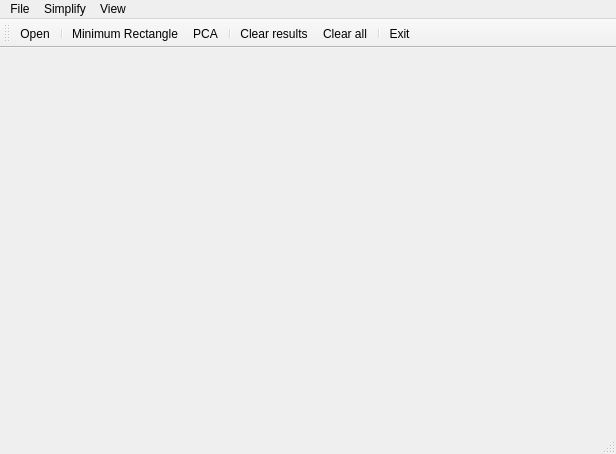
<?xml version="1.0" encoding="UTF-8"?>
<ui version="4.0">
 <class>MainWindow</class>
 <widget class="QMainWindow" name="MainWindow">
  <property name="geometry">
   <rect>
    <x>0</x>
    <y>0</y>
    <width>616</width>
    <height>454</height>
   </rect>
  </property>
  <property name="windowTitle">
   <string>MainWindow</string>
  </property>
  <widget class="QWidget" name="centralwidget">
   <layout class="QHBoxLayout" name="horizontalLayout">
    <item>
     <widget class="Draw" name="Canvas" native="true"/>
    </item>
   </layout>
  </widget>
  <widget class="QMenuBar" name="menubar">
   <property name="geometry">
    <rect>
     <x>0</x>
     <y>0</y>
     <width>616</width>
     <height>22</height>
    </rect>
   </property>
   <widget class="QMenu" name="menuFile">
    <property name="title">
     <string>File</string>
    </property>
    <addaction name="actionOpen"/>
    <addaction name="separator"/>
    <addaction name="actionExit"/>
   </widget>
   <widget class="QMenu" name="menuSimplify">
    <property name="title">
     <string>Simplify</string>
    </property>
    <addaction name="actionMinimum_Area_Enclosing_Rectangle"/>
    <addaction name="actionPCA"/>
   </widget>
   <widget class="QMenu" name="menuView">
    <property name="title">
     <string>View</string>
    </property>
    <addaction name="actionClear_results"/>
    <addaction name="actionClear_all"/>
   </widget>
   <addaction name="menuFile"/>
   <addaction name="menuSimplify"/>
   <addaction name="menuView"/>
  </widget>
  <widget class="QStatusBar" name="statusbar"/>
  <widget class="QToolBar" name="toolBar">
   <property name="windowTitle">
    <string>toolBar</string>
   </property>
   <attribute name="toolBarArea">
    <enum>TopToolBarArea</enum>
   </attribute>
   <attribute name="toolBarBreak">
    <bool>false</bool>
   </attribute>
   <addaction name="actionOpen"/>
   <addaction name="separator"/>
   <addaction name="actionMinimum_Area_Enclosing_Rectangle"/>
   <addaction name="actionPCA"/>
   <addaction name="separator"/>
   <addaction name="actionClear_results"/>
   <addaction name="actionClear_all"/>
   <addaction name="separator"/>
   <addaction name="actionExit"/>
  </widget>
  <action name="actionOpen">
   <property name="icon">
    <iconset resource="images/icons/icons.qrc">
     <normaloff>:/newPrefix/open_file.png</normaloff>:/newPrefix/open_file.png</iconset>
   </property>
   <property name="text">
    <string>Open</string>
   </property>
   <property name="toolTip">
    <string>Open file</string>
   </property>
  </action>
  <action name="actionExit">
   <property name="icon">
    <iconset resource="images/icons/icons.qrc">
     <normaloff>:/newPrefix/exit.png</normaloff>:/newPrefix/exit.png</iconset>
   </property>
   <property name="text">
    <string>Exit</string>
   </property>
   <property name="toolTip">
    <string>Close app</string>
   </property>
  </action>
  <action name="actionMinimum_Area_Enclosing_Rectangle">
   <property name="icon">
    <iconset resource="images/icons/icons.qrc">
     <normaloff>:/newPrefix/maer.png</normaloff>:/newPrefix/maer.png</iconset>
   </property>
   <property name="text">
    <string>Minimum Rectangle</string>
   </property>
   <property name="toolTip">
    <string>Simplify using Minimum Rectangle</string>
   </property>
  </action>
  <action name="actionPCA">
   <property name="icon">
    <iconset resource="images/icons/icons.qrc">
     <normaloff>:/newPrefix/pca.png</normaloff>:/newPrefix/pca.png</iconset>
   </property>
   <property name="text">
    <string>PCA</string>
   </property>
   <property name="toolTip">
    <string>Simplify using PCA</string>
   </property>
  </action>
  <action name="actionClear_results">
   <property name="icon">
    <iconset resource="images/icons/icons.qrc">
     <normaloff>:/newPrefix/clear_ch.png</normaloff>:/newPrefix/clear_ch.png</iconset>
   </property>
   <property name="text">
    <string>Clear results</string>
   </property>
  </action>
  <action name="actionClear_all">
   <property name="icon">
    <iconset resource="images/icons/icons.qrc">
     <normaloff>:/newPrefix/clear_er.png</normaloff>:/newPrefix/clear_er.png</iconset>
   </property>
   <property name="text">
    <string>Clear all</string>
   </property>
  </action>
 </widget>
 <customwidgets>
  <customwidget>
   <class>Draw</class>
   <extends>QWidget</extends>
   <header>draw.h</header>
   <container>1</container>
  </customwidget>
 </customwidgets>
 <resources>
  <include location="images/icons/icons.qrc"/>
 </resources>
 <connections>
  <connection>
   <sender>actionOpen</sender>
   <signal>triggered()</signal>
   <receiver>MainWindow</receiver>
   <slot>close()</slot>
   <hints>
    <hint type="sourcelabel">
     <x>-1</x>
     <y>-1</y>
    </hint>
    <hint type="destinationlabel">
     <x>307</x>
     <y>226</y>
    </hint>
   </hints>
  </connection>
  <connection>
   <sender>actionPCA</sender>
   <signal>triggered()</signal>
   <receiver>MainWindow</receiver>
   <slot>close()</slot>
   <hints>
    <hint type="sourcelabel">
     <x>-1</x>
     <y>-1</y>
    </hint>
    <hint type="destinationlabel">
     <x>307</x>
     <y>226</y>
    </hint>
   </hints>
  </connection>
  <connection>
   <sender>actionMinimum_Area_Enclosing_Rectangle</sender>
   <signal>triggered()</signal>
   <receiver>MainWindow</receiver>
   <slot>close()</slot>
   <hints>
    <hint type="sourcelabel">
     <x>-1</x>
     <y>-1</y>
    </hint>
    <hint type="destinationlabel">
     <x>307</x>
     <y>226</y>
    </hint>
   </hints>
  </connection>
  <connection>
   <sender>actionClear_all</sender>
   <signal>triggered()</signal>
   <receiver>MainWindow</receiver>
   <slot>close()</slot>
   <hints>
    <hint type="sourcelabel">
     <x>-1</x>
     <y>-1</y>
    </hint>
    <hint type="destinationlabel">
     <x>307</x>
     <y>226</y>
    </hint>
   </hints>
  </connection>
  <connection>
   <sender>actionClear_results</sender>
   <signal>triggered()</signal>
   <receiver>MainWindow</receiver>
   <slot>close()</slot>
   <hints>
    <hint type="sourcelabel">
     <x>-1</x>
     <y>-1</y>
    </hint>
    <hint type="destinationlabel">
     <x>307</x>
     <y>226</y>
    </hint>
   </hints>
  </connection>
  <connection>
   <sender>actionExit</sender>
   <signal>triggered()</signal>
   <receiver>MainWindow</receiver>
   <slot>close()</slot>
   <hints>
    <hint type="sourcelabel">
     <x>-1</x>
     <y>-1</y>
    </hint>
    <hint type="destinationlabel">
     <x>307</x>
     <y>226</y>
    </hint>
   </hints>
  </connection>
 </connections>
</ui>
